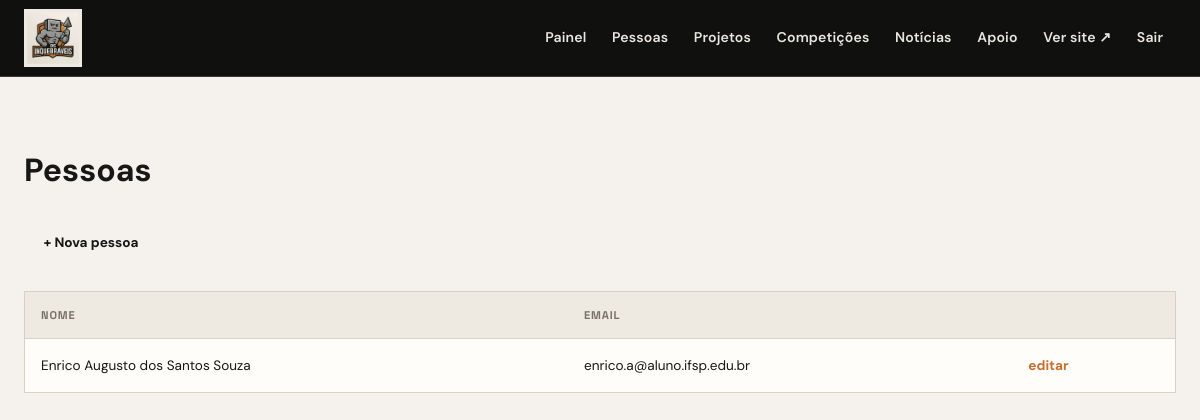
The app's page /admin/pessoas (signed in) with its own data.
### models.py (models this page shows)
class Pessoa(db.Model):
    __tablename__ = "pessoa"
    id = db.Column(
        db.Integer,
        primary_key=True
    )
    nome = db.Column(
        db.String(120),
        nullable=False
    )
    Setor = db.Column(
        db.String(120)
    )
    Cargo = db.Column(
        db.String(120)
    )
    email = db.Column(
        db.String(120)
    )
    resumo = db.Column(
        db.Text
    )
    linkedin_url = db.Column(
        db.String(255)
    )
    github_url = db.Column(
        db.String(255)
    )
    lattes_url = db.Column(
        db.String(255)
    )
    portfolio_url = db.Column(
        db.String(255)
    )
    projetos_assoc = db.relationship(
        "PessoaProjeto",
        back_populates="pessoa",
        cascade="all, delete-orphan"
    )
    competicoes_assoc = db.relationship(
        "PessoaCompeticao",
        back_populates="pessoa",
        cascade="all, delete-orphan"
    )

### admin_routes.py (the view)
    @app.route("/admin/pessoas")
    @login_required
    def admin_lista_pessoas():
        return render_template("admin/pessoas.html", pessoas=Pessoa.query.all())

### auth.py (called while the page is built)
def login_required(view):
    @wraps(view)
    def wrapped(*args, **kwargs):
        if not session.get("admin_logado"):
            return redirect(url_for("admin_login"))
        return view(*args, **kwargs)
    return wrapped

### templates/admin/pessoas.html (shortened to what this page needs)
{% extends "admin/base.html" %}
{% block conteudo %}
  <h1>Pessoas</h1>
  <a class="btn" href="{{ url_for('admin_nova_pessoa') }}">+ Nova pessoa</a>
  <table class="admin" style="margin-top:1.5rem">
    <tr><th>Nome</th><th>Email</th><th></th></tr>
    {% for pessoa in pessoas %}
    <tr>
      <td>{{ pessoa.nome }}</td>
      <td>{{ pessoa.email }}</td>
      <td><a href="{{ url_for('admin_editar_pessoa', pessoa_id=pessoa.id) }}">editar</a></td>
    </tr>
    {% else %}
    <tr><td colspan="3">Nenhuma pessoa cadastrada.</td></tr>
    {% endfor %}
  </table>
{% endblock %}

### static/css/style.css (style rules this page uses)
:root { --ink:#171716; --ink-2:#2b2719; --paper:#f5f2ed; --paper-2:#ebe7df; --white:#fffdfa; --line:#d6d0c6; --line-dark:#45423d; --orange:#c86f2e; --orange-2:#e28a42; --muted:#777169; --shadow:0 20px 50px rgba(20,18,15,.09); --radius:3px; --max:1180px; }
* { box-sizing:border-box }
html { scroll-behavior:smooth }
body { margin:0;background:var(--paper);color:var(--ink);font-family:"DM Sans",system-ui,sans-serif;line-height:1.55 }
a { color:inherit }
.btn { display:inline-flex;align-items:center;justify-content:center;gap:.55rem;border:1px solid transparent;border-radius:2px;padding:.82rem 1.15rem;text-decoration:none;font-weight:700;font-size:.85rem;cursor:pointer;transition:transform .2s,background .2s,border-color .2s }
.admin-shell { min-height:100vh }
table.admin { width:100%;border-collapse:collapse;margin-top:1.5rem;background:var(--white);border:1px solid var(--line) }
table.admin th,table.admin td { text-align:left;padding:1rem;border-bottom:1px solid var(--line);font-size:.85rem }
table.admin th { font:700 .7rem "Space Grotesk";text-transform:uppercase;letter-spacing:.08em;color:#777169;background:#eee9e1 }
table.admin tr:last-child td { border-bottom:0 }
table.admin a { color:var(--orange);font-weight:700;text-decoration:none }

### records on screen
Pessoa: nome "Enrico Augusto dos Santos Souza", email "enrico.a@aluno.ifsp.edu.br"
